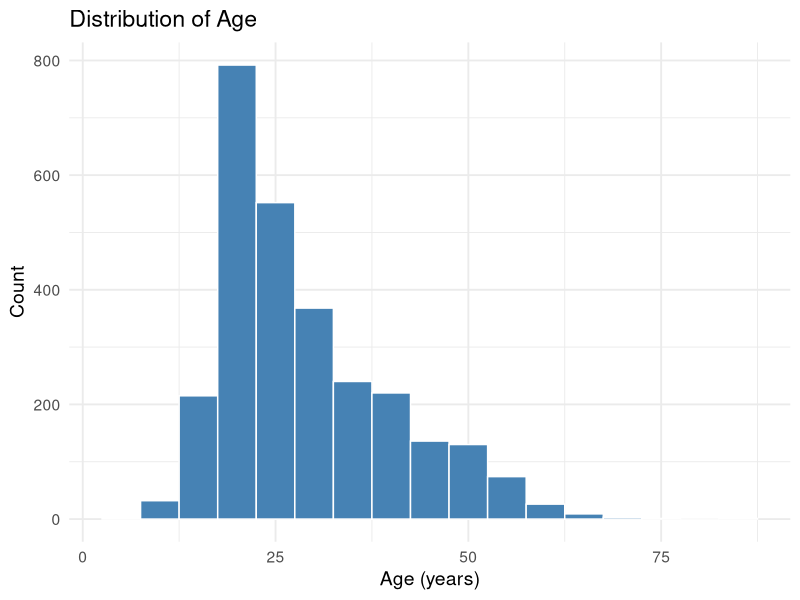
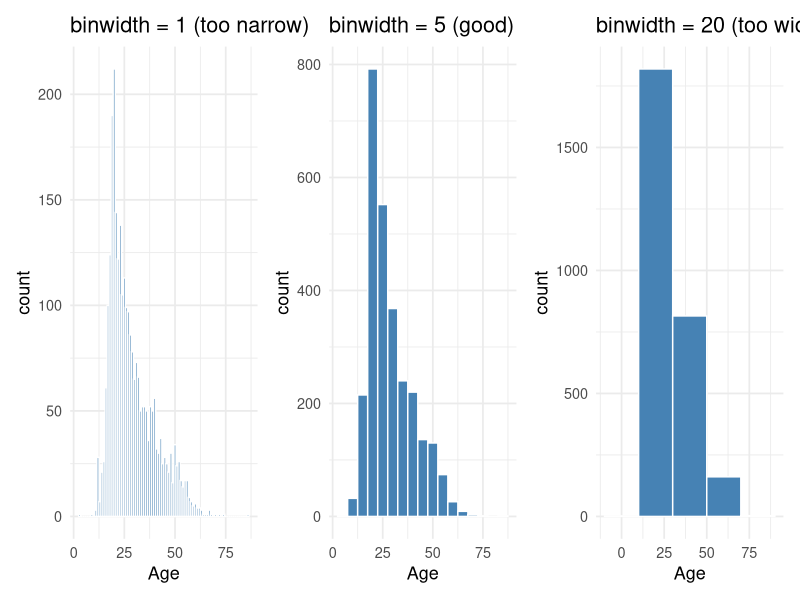
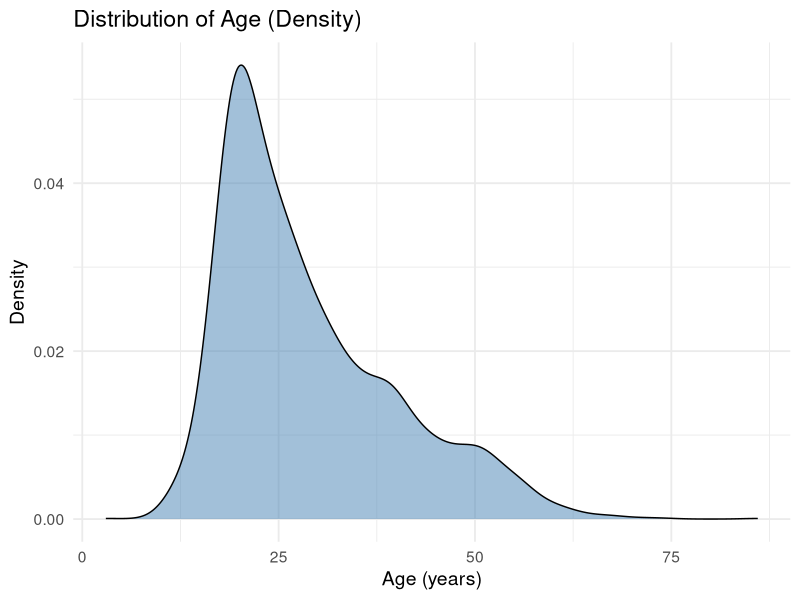
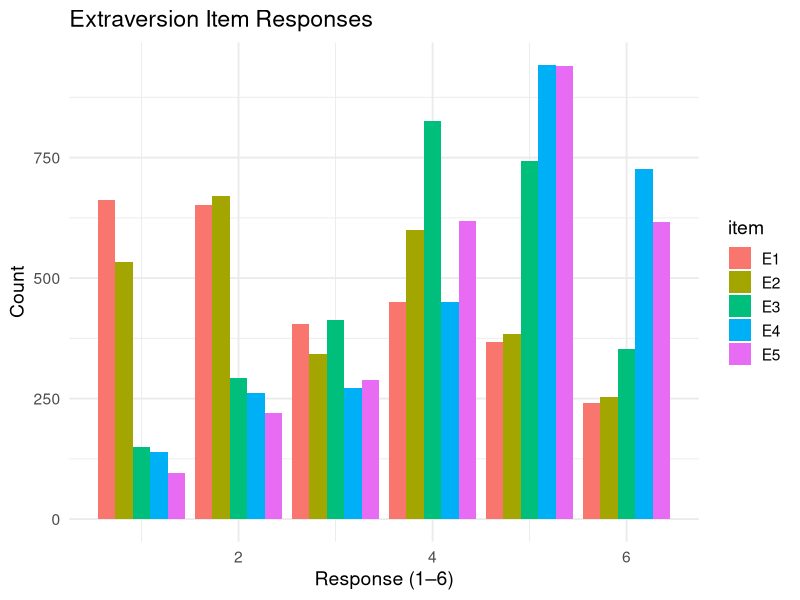
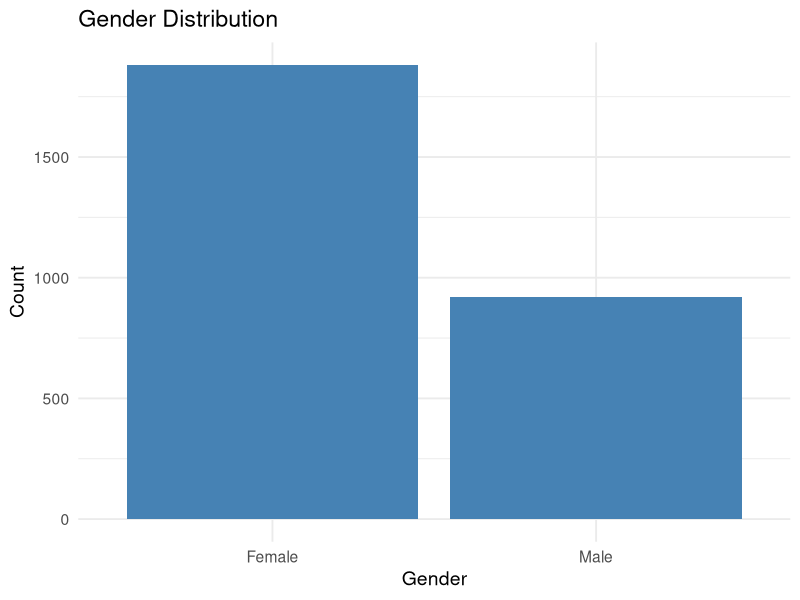
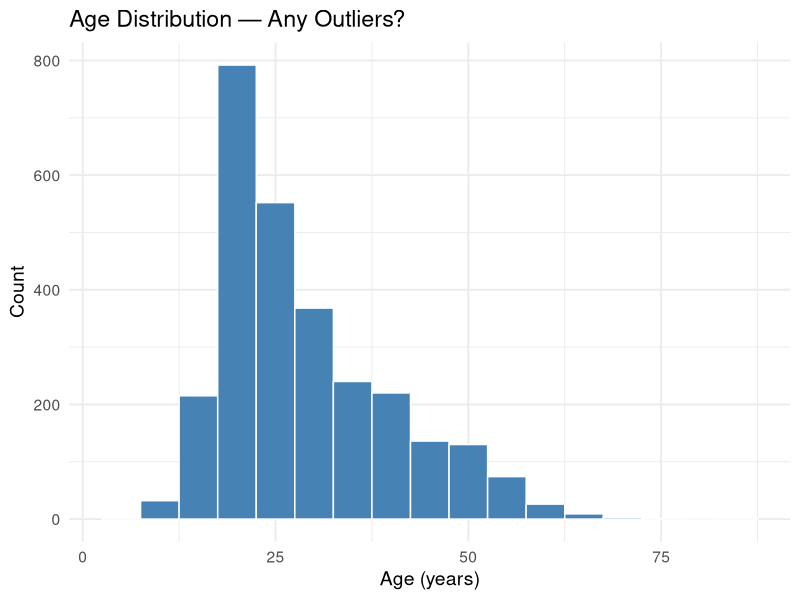
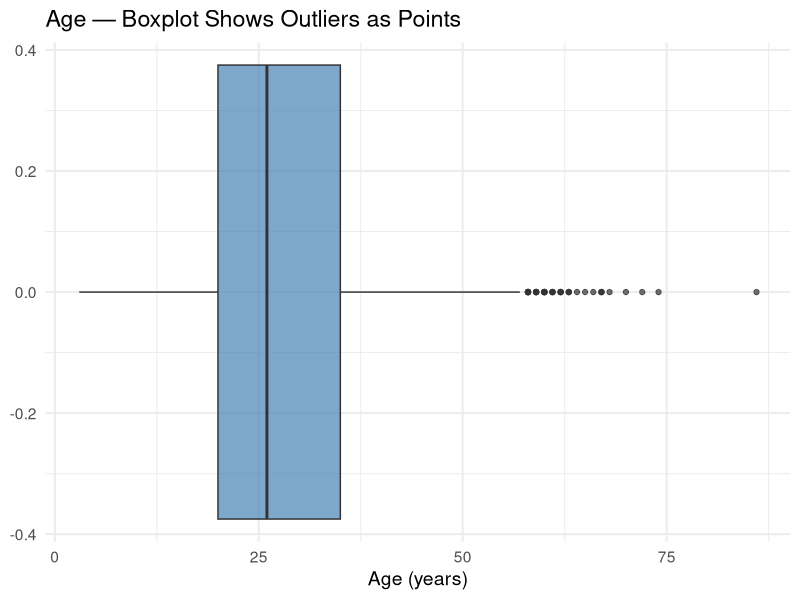
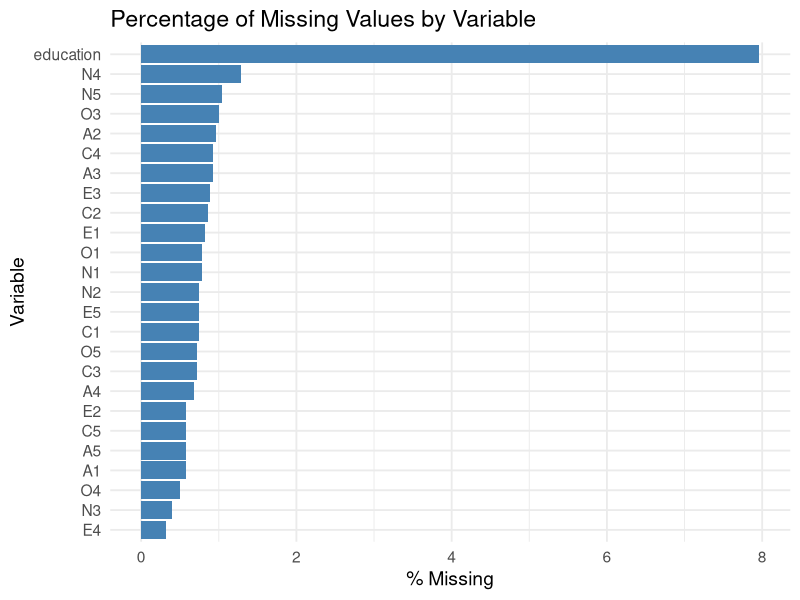

Write the R code that produced these figures, in order.
## ---- chunk 1
#| include: false
library(tidyverse)
library(psych)

# Load the Big Five personality dataset — this is our EDA playground
data(bfi)
bfi <- as_tibble(bfi)
## ---- chunk 2
glimpse(bfi)
## ---- chunk 3
#| echo: false
tibble(
  Variable = c("A1–A5", "C1–C5", "E1–E5", "N1–N5", "O1–O5", "gender", "education", "age"),
  Description = c(
    "Agreeableness items (1–6 scale)",
    "Conscientiousness items (1–6 scale)",
    "Extraversion items (1–6 scale)",
    "Neuroticism items (1–6 scale)",
    "Openness items (1–6 scale)",
    "1 = male, 2 = female",
    "1–5 (HS incomplete through graduate)",
    "Age in years"
  )
) |> knitr::kable()
## ---- chunk 4
bfi |>
  select(age, gender, education) |>
  summary()
## ---- chunk 5
#| output-location: slide
#| fig-width: 10
#| fig-height: 5
bfi |>
  ggplot(aes(x = age)) +
  geom_histogram(binwidth = 5, fill = "steelblue", color = "white") +
  labs(
    title = "Distribution of Age",
    x = "Age (years)",
    y = "Count"
  ) +
  theme_minimal(base_size = 14)
## ---- chunk 6
#| echo: false
#| fig-width: 12
#| fig-height: 4
library(patchwork)

p1 <- bfi |> ggplot(aes(x = age)) +
  geom_histogram(binwidth = 1, fill = "steelblue", color = "white") +
  labs(title = "binwidth = 1 (too narrow)", x = "Age") +
  theme_minimal(base_size = 13)

p2 <- bfi |> ggplot(aes(x = age)) +
  geom_histogram(binwidth = 5, fill = "steelblue", color = "white") +
  labs(title = "binwidth = 5 (good)", x = "Age") +
  theme_minimal(base_size = 13)

p3 <- bfi |> ggplot(aes(x = age)) +
  geom_histogram(binwidth = 20, fill = "steelblue", color = "white") +
  labs(title = "binwidth = 20 (too wide)", x = "Age") +
  theme_minimal(base_size = 13)

p1 + p2 + p3
## ---- chunk 7
#| output-location: slide
#| fig-width: 10
#| fig-height: 5
bfi |>
  ggplot(aes(x = age)) +
  geom_density(fill = "steelblue", alpha = 0.5) +
  labs(
    title = "Distribution of Age (Density)",
    x = "Age (years)",
    y = "Density"
  ) +
  theme_minimal(base_size = 14)
## ---- chunk 8
#| output-location: slide
#| fig-width: 10
#| fig-height: 5
# All Extraversion items
bfi |>
  select(E1:E5) |>
  pivot_longer(everything(), names_to = "item", values_to = "response") |>
  ggplot(aes(x = response, fill = item)) +
  geom_bar(position = "dodge") +
  labs(
    title = "Extraversion Item Responses",
    x = "Response (1–6)",
    y = "Count"
  ) +
  theme_minimal(base_size = 14)
## ---- chunk 9
#| output-location: slide
#| fig-width: 8
#| fig-height: 5
bfi |>
  mutate(gender = ifelse(gender == 1, "Male", "Female")) |>
  ggplot(aes(x = gender)) +
  geom_bar(fill = "steelblue") +
  labs(
    title = "Gender Distribution",
    x = "Gender",
    y = "Count"
  ) +
  theme_minimal(base_size = 14)
## ---- chunk 10
# Counts
bfi |>
  mutate(gender = ifelse(gender == 1, "Male", "Female")) |>
  count(gender)
## ---- chunk 11
# Proportions
bfi |>
  mutate(gender = ifelse(gender == 1, "Male", "Female")) |>
  count(gender) |>
  mutate(proportion = round(n / sum(n), 3))
## ---- chunk 12
#| output-location: slide
#| fig-width: 10
#| fig-height: 5
bfi |>
  ggplot(aes(x = age)) +
  geom_histogram(binwidth = 5, fill = "steelblue", color = "white") +
  labs(
    title = "Age Distribution — Any Outliers?",
    x = "Age (years)",
    y = "Count"
  ) +
  theme_minimal(base_size = 14)
## ---- chunk 13
#| output-location: slide
#| fig-width: 10
#| fig-height: 4
bfi |>
  ggplot(aes(x = age)) +
  geom_boxplot(fill = "steelblue", alpha = 0.7) +
  labs(
    title = "Age — Boxplot Shows Outliers as Points",
    x = "Age (years)"
  ) +
  theme_minimal(base_size = 14)
## ---- chunk 14
# Find unusually old or young participants
bfi |>
  filter(age > 60 | age < 18) |>
  select(age, gender, education)
## ---- chunk 15
# How much missing data do we have?
bfi |>
  summarize(across(everything(), ~ sum(is.na(.)))) |>
  pivot_longer(everything(), names_to = "variable", values_to = "n_missing") |>
  arrange(desc(n_missing))
## ---- chunk 16
#| output-location: slide
#| fig-width: 10
#| fig-height: 5
bfi |>
  summarize(across(everything(), ~ mean(is.na(.)))) |>
  pivot_longer(everything(), names_to = "variable", values_to = "pct_missing") |>
  mutate(pct_missing = pct_missing * 100) |>
  filter(pct_missing > 0) |>
  arrange(desc(pct_missing)) |>
  ggplot(aes(x = reorder(variable, pct_missing), y = pct_missing)) +
  geom_col(fill = "steelblue") +
  coord_flip() +
  labs(
    title = "Percentage of Missing Values by Variable",
    x = "Variable",
    y = "% Missing"
  ) +
  theme_minimal(base_size = 14)
## ---- chunk 17
#| output-location: slide
#| fig-width: 10
#| fig-height: 6
# Education distribution — what does it look like?
bfi |>
  filter(!is.na(education)) |>
  mutate(education = factor(education, labels = c(
    "HS incomplete", "HS grad", "Some college",
    "College grad", "Graduate degree"
  ))) |>
  ggplot(aes(x = education)) +
  geom_bar(fill = "steelblue") +
  labs(
    title = "Education Level in the BFI Sample",
    x = "Education level",
    y = "Count"
  ) +
  theme_minimal(base_size = 14) +
  theme(axis.text.x = element_text(angle = 30, hjust = 1))
